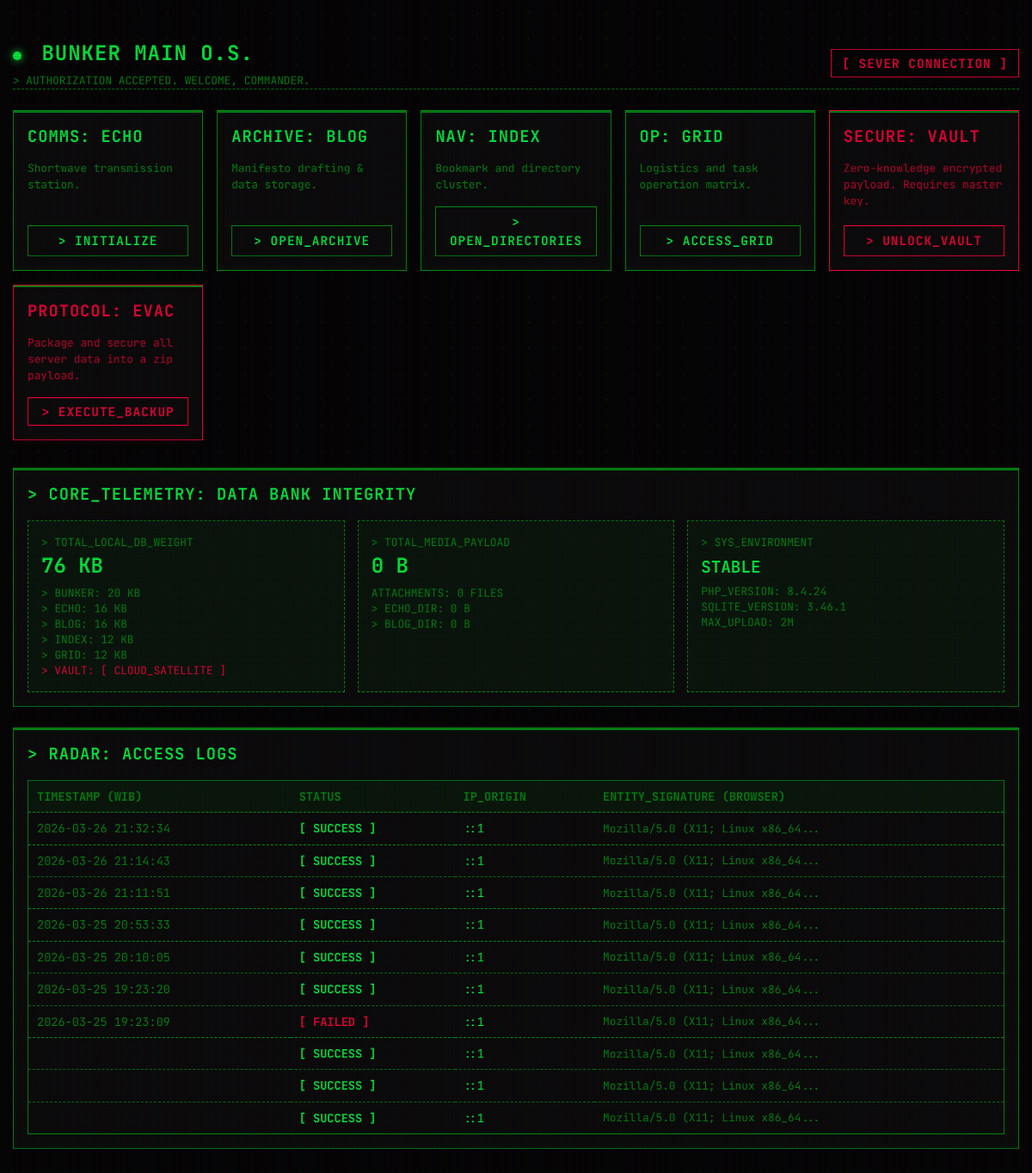
The app's page /bunker/dashboard.php (signed in) with its own data.
### tables this page shows
CREATE TABLE access_logs (
        id INTEGER PRIMARY KEY AUTOINCREMENT,
        ip_address TEXT,
        user_agent TEXT,
        status TEXT,
        created_at DATETIME
    );

### bunker/dashboard.php (the view, shortened to what this page needs)
<?php
function formatBytes($bytes, $precision = 2) {
    $units = ['B', 'KB', 'MB', 'GB', 'TB'];
    $bytes = max($bytes, 0);
    $pow = floor(($bytes ? log($bytes) : 0) / log(1024));
    $pow = min($pow, count($units) - 1);
    $bytes /= (1 << (10 * $pow));
    return round($bytes, $precision) . ' ' . $units[$pow];
}
function getDirStats($dir) {
    $size = 0; $count = 0;
    return ['size' => $size, 'count' => $count];
}
$basePath = realpath(__DIR__ . '/..');
$bunker_db_size = file_exists(__DIR__ . '/bunker_data.sqlite') ? filesize(__DIR__ . '/bunker_data.sqlite') : 0;
$echo_db_size = file_exists($basePath . '/echo/echo_data.sqlite') ? filesize($basePath . '/echo/echo_data.sqlite') : 0;
$blog_db_size = file_exists($basePath . '/blog/blog_data.sqlite') ? filesize($basePath . '/blog/blog_data.sqlite') : 0;
$index_db_size = file_exists($basePath . '/index/index_data.sqlite') ? filesize($basePath . '/index/index_data.sqlite') : 0;
$grid_db_size = file_exists($basePath . '/grid/grid_data.sqlite') ? filesize($basePath . '/grid/grid_data.sqlite') : 0;
$total_db_size = $bunker_db_size + $echo_db_size + $blog_db_size + $index_db_size + $grid_db_size;
$echo_media = getDirStats($basePath . '/echo/uploads');
$blog_media = getDirStats($basePath . '/blog/uploads');
$total_media_size = $echo_media['size'] + $blog_media['size'];
$total_media_count = $echo_media['count'] + $blog_media['count'];
$db_file = __DIR__ . '/bunker_data.sqlite';
try {
    $pdo = new PDO("sqlite:" . $db_file);
    $stmt = $pdo->query("SELECT * FROM access_logs ORDER BY created_at DESC LIMIT 10");
    $logs = $stmt->fetchAll(PDO::FETCH_ASSOC);
} catch (PDOException $e) { $logs = []; }
?>
<!doctype html>
<html lang="en">
<head>
    <link rel="stylesheet" href="../assets/style.css">
</head>
<body>
    <div class="container" style="max-width: 1200px;">
        <div class="d-flex justify-content-between align-items-center border-bottom pb-3 mt-4 mb-4">
            <div>
                <h2 class="mb-0"><span class="status-indicator"></span> BUNKER MAIN O.S.</h2>
                <div class="text-muted fs-small mt-1">> AUTHORIZATION ACCEPTED. WELCOME, COMMANDER.</div>
            </div>
            <form method="POST" style="margin: 0;">
                <button type="submit" class="btn btn-outline-danger" title="Close Session">[ SEVER CONNECTION ]</button>
            </form>
        </div>
        <div class="dashboard-cards">
            <div class="card p-3 dashboard-card">
                <div>
                    <h3 class="mb-1 text-main">COMMS: ECHO</h3>
                    <p class="text-muted fs-small mb-3">Shortwave transmission station.</p>
                </div>
                <a href="../echo/index.php" target="_blank" class="btn btn-dark btn-block btn-hover-green">> INITIALIZE</a>
            </div>
            <div class="card p-3 dashboard-card">
                <div>
                    <h3 class="mb-1 text-main">ARCHIVE: BLOG</h3>
                    <p class="text-muted fs-small mb-3">Manifesto drafting & data storage.</p>
                </div>
                <a href="blog_manager.php" target="_blank" class="btn btn-dark btn-block btn-hover-green">> OPEN_ARCHIVE</a>
            </div>
            <div class="card p-3 dashboard-card">
                <div>
                    <h3 class="mb-1 text-main">NAV: INDEX</h3>
                    <p class="text-muted fs-small mb-3">Bookmark and directory cluster.</p>
                </div>
                <a href="../index/index.php" target="_blank" class="btn btn-dark btn-block btn-hover-green">> OPEN_DIRECTORIES</a>
            </div>
            <div class="card p-3 dashboard-card">
                <div>
                    <h3 class="mb-1 text-main">OP: GRID</h3>
                    <p class="text-muted fs-small mb-3">Logistics and task operation matrix.</p>
                </div>
                <a href="../grid/index.php" target="_blank" class="btn btn-dark btn-block btn-hover-green">> ACCESS_GRID</a>
            </div>
            <div class="card p-3 dashboard-card card-danger">
                <div>
                    <h3 class="mb-1 text-danger">SECURE: VAULT</h3>
                    <p class="text-danger fs-small mb-3" style="opacity: 0.8;">Zero-knowledge encrypted payload. Requires master key.</p>
                </div>
                <a href="../vault/index.php" target="_blank" class="btn btn-outline-danger btn-block">> UNLOCK_VAULT</a>
            </div>
            <div class="card p-3 dashboard-card card-danger">
                <div>
                    <h3 class="mb-1 text-danger">PROTOCOL: EVAC</h3>
                    <p class="text-danger fs-small mb-3" style="opacity: 0.8;">Package and secure all server data into a zip payload.</p>
                </div>
                <form method="POST" onsubmit="return confirm('WARNING: Initiating full system data download. Proceed?');" style="margin: 0;">
                    <button type="submit" class="btn btn-outline-danger btn-block w-100">> EXECUTE_BACKUP</button>
                </form>
            </div>
        </div>
        <div class="card p-3 mb-4">
            <h3 class="mb-3">> CORE_TELEMETRY: DATA BANK INTEGRITY</h3>
            <div class="telemetry-grid">
                <div class="telemetry-item">
                    <div class="text-muted fs-small">> TOTAL_LOCAL_DB_WEIGHT</div>
                    <div class="telemetry-val"><?= formatBytes($total_db_size) ?></div>
                    <div class="fs-small" style="color: var(--text-muted); line-height: 1.4;">
                        <span class="text-main">></span> BUNKER: <?= formatBytes($bunker_db_size) ?><br>
                        <span class="text-main">></span> ECHO: <?= formatBytes($echo_db_size) ?><br>
                        <span class="text-main">></span> BLOG: <?= formatBytes($blog_db_size) ?><br>
                        <span class="text-main">></span> INDEX: <?= formatBytes($index_db_size) ?><br>
                        <span class="text-main">></span> GRID: <?= formatBytes($grid_db_size) ?><br>
                        <span class="text-danger">> VAULT: [ CLOUD_SATELLITE ]</span>
                    </div>
                </div>
                <div class="telemetry-item">
                    <div class="text-muted fs-small">> TOTAL_MEDIA_PAYLOAD</div>
                    <div class="telemetry-val"><?= formatBytes($total_media_size) ?></div>
                    <div class="fs-small" style="color: var(--text-muted); line-height: 1.4;">
                        ATTACHMENTS: <?= $total_media_count ?> FILES<br>
                        <span class="text-main">></span> ECHO_DIR: <?= formatBytes($echo_media['size']) ?><br>
                        <span class="text-main">></span> BLOG_DIR: <?= formatBytes($blog_media['size']) ?>
                    </div>
                </div>
                <div class="telemetry-item">
                    <div class="text-muted fs-small">> SYS_ENVIRONMENT</div>
                    <div class="telemetry-val" style="font-size: 1.2rem; padding-top: 5px;">STABLE</div>
                    <div class="fs-small mt-1" style="color: var(--text-muted); line-height: 1.4;">
                        PHP_VERSION: <?= phpversion() ?><br>
                        SQLITE_VERSION: <?= $pdo->query('select sqlite_version()')->fetchColumn() ?><br>
                        MAX_UPLOAD: <?= ini_get('upload_max_filesize') ?>
                    </div>
                </div>
            </div>
        </div>
        <div class="card p-3 mb-5">
            <h3 class="mb-3">> RADAR: ACCESS LOGS</h3>
            <div class="table-responsive">
                <table>
                    <thead>
                        <tr>
                            <th>TIMESTAMP (WIB)</th>
                            <th>STATUS</th>
                            <th>IP_ORIGIN</th>
                            <th>ENTITY_SIGNATURE (Browser)</th>
                        </tr>
                    </thead>
                    <tbody>
                        <?php if (count($logs) > 0): ?>
                            <?php foreach ($logs as $log): ?>
                                <tr>
                                    <td class="text-muted"><?= htmlspecialchars($log['created_at'] ?? '') ?></td>
                                    <td class="fw-bold <?= ($log['status'] ?? '') === 'SUCCESS' ? 'text-success' : 'text-danger' ?>">
                                        [ <?= htmlspecialchars($log['status'] ?? 'UNKNOWN') ?> ]
                                    </td>
                                    <td><?= htmlspecialchars($log['ip_address'] ?? 'UNKNOWN_IP') ?></td>
                                    <td class="text-muted fs-small" title="<?= htmlspecialchars($log['user_agent'] ?? 'UNKNOWN_ENTITY') ?>">
                                        <?= substr(htmlspecialchars($log['user_agent'] ?? 'UNKNOWN_ENTITY'), 0, 30) ?>...
                                    </td>
                                </tr>
                            <?php endforeach; ?>
                        <?php else: ?>
                            <tr><td colspan="4" class="text-center text-muted">RADAR CLEAR. NO ENTITIES DETECTED.</td></tr>
                        <?php endif; ?>
                    </tbody>
                </table>
            </div>
        </div>
    </div>
</body>
</html>

### assets/style.css (style rules this page uses)
:root { --bg-dark: #030303; --bg-card: #0a0a0a; --text-main: #00ff41; --text-muted: #008f11; --border-color: #008f11; --accent: #00ffff; --danger: #ff003c; --danger-bg: rgba(255, 0, 60, 0.1); --success: #00ff41; }
* { box-sizing: border-box; }
body { font-family: 'JetBrains Mono', 'Courier New', Courier, monospace; background-color: var(--bg-dark); color: var(--text-main); margin: 0; line-height: 1.5; background-image: radial-gradient(circle, #0f0f0f 1px, transparent 1px); background-size: 30px 30px; position: relative; }
body::after { content: " "; display: block; position: fixed; top: 0; left: 0; bottom: 0; right: 0; background: linear-gradient(rgba(18, 16, 16, 0) 50%, rgba(0, 0, 0, 0.25) 50%), linear-gradient(90deg, rgba(255, 0, 0, 0.06), rgba(0, 255, 0, 0.02), rgba(0, 0, 255, 0.06)); z-index: 9999; background-size: 100% 2px, 3px 100%; pointer-events: none; }
.container { max-width: 680px; margin: 0 auto; padding: 20px 15px; position: relative; z-index: 1; }
.d-flex { display: flex; }
.justify-content-between { justify-content: space-between; }
.align-items-center { align-items: center; }
.w-100 { width: 100%; }
.mt-1 { margin-top: 0.25rem; }
.mt-4 { margin-top: 1.5rem; }
.mb-0 { margin-bottom: 0; }
.mb-1 { margin-bottom: 0.25rem; }
.mb-3 { margin-bottom: 1rem; }
.mb-4 { margin-bottom: 1.5rem; }
.mb-5 { margin-bottom: 3rem; }
.p-3 { padding: 1rem; }
h1, h2, h3, h4 { margin-top: 0; font-weight: bold; text-transform: uppercase; letter-spacing: 1px; }
a { color: var(--accent); text-decoration: none; }
.text-muted { color: var(--text-muted); font-size: 0.85rem; }
.text-success { color: var(--success); }
.text-danger { color: var(--danger); }
.fs-small { font-size: 0.8rem; }
.fw-bold { font-weight: bold; }
.border-bottom { border-bottom: 1px dashed var(--border-color) !important; }
.card { background-color: var(--bg-card); border: 1px solid var(--border-color); border-radius: 0; box-shadow: inset 0 0 10px rgba(0, 143, 17, 0.1); position: relative; }
.card::before { content: ''; position: absolute; top: 0; left: 0; right: 0; height: 2px; background: var(--text-muted); }
.btn { display: inline-block; padding: 0.375rem 0.75rem; font-family: inherit; font-size: 0.9rem; cursor: pointer; border-radius: 0; text-align: center; border: 1px solid transparent; transition: 0.2s; text-transform: uppercase; font-weight: bold; letter-spacing: 1px; }
.btn-block { display: block; width: 100%; }
.btn-dark { background-color: transparent; color: var(--text-main); border-color: var(--border-color) !important; }
.btn-outline-danger { background-color: transparent; color: var(--danger); border-color: var(--danger); }
.table-responsive { overflow-x: auto; }
table { width: 100%; border-collapse: collapse; font-size: 0.85rem; border: 1px solid var(--border-color); }
th, td { padding: 8px 10px; text-align: left; border-bottom: 1px dashed var(--border-color); }
th { color: var(--text-muted); text-transform: uppercase; background: rgba(0, 143, 17, 0.1); }

### bunker/dashboard.php (style rules this page uses)
.dashboard-cards { display: grid; grid-template-columns: repeat(auto-fit, minmax(220px, 1fr)); gap: 1rem; margin-bottom: 2rem; }
.dashboard-card { display: flex; flex-direction: column; justify-content: space-between; }
.status-indicator { display: inline-block; width: 10px; height: 10px; background: var(--text-main); border-radius: 50%; box-shadow: 0 0 10px var(--text-main); margin-right: 8px; animation: pulse 2s infinite; }
.telemetry-grid { display: grid; grid-template-columns: repeat(auto-fit, minmax(200px, 1fr)); gap: 15px; }
.telemetry-item { background: rgba(0,255,65,0.05); border: 1px dashed var(--border-color); padding: 15px; }
.telemetry-val { font-size: 1.5rem; font-weight: bold; color: var(--text-main); margin-bottom: 5px; }
.card.card-danger { border-color: var(--danger) !important; border-top-color: var(--danger) !important; box-shadow: inset 0 0 10px rgba(255,0,60,0.05); }
.btn-hover-green { transition: 0.3s; }

### records on screen
access_logs: created_at "2026-03-26 21:32:34", status "SUCCESS", ip_address "::1", user_agent "Mozilla/5.0 (X11; Linux x86_64"
access_logs: created_at "2026-03-26 21:14:43", status "SUCCESS", ip_address "::1", user_agent "Mozilla/5.0 (X11; Linux x86_64"
access_logs: created_at "2026-03-26 21:11:51", status "SUCCESS", ip_address "::1", user_agent "Mozilla/5.0 (X11; Linux x86_64"
access_logs: created_at "2026-03-25 20:53:33", status "SUCCESS", ip_address "::1", user_agent "Mozilla/5.0 (X11; Linux x86_64"
access_logs: created_at "2026-03-25 20:10:05", status "SUCCESS", ip_address "::1", user_agent "Mozilla/5.0 (X11; Linux x86_64"
access_logs: created_at "2026-03-25 19:23:20", status "SUCCESS", ip_address "::1", user_agent "Mozilla/5.0 (X11; Linux x86_64"
access_logs: created_at "2026-03-25 19:23:09", status "FAILED", ip_address "::1", user_agent "Mozilla/5.0 (X11; Linux x86_64"
access_logs: status "SUCCESS", ip_address "::1", user_agent "Mozilla/5.0 (X11; Linux x86_64"
access_logs: status "SUCCESS", ip_address "::1", user_agent "Mozilla/5.0 (X11; Linux x86_64"
access_logs: status "SUCCESS", ip_address "::1", user_agent "Mozilla/5.0 (X11; Linux x86_64"

### other values on screen
formatBytes($total_db_size) "76 KB"
formatBytes($bunker_db_size) "20 KB"
formatBytes($echo_db_size) "16 KB"
formatBytes($blog_db_size) "16 KB"
formatBytes($index_db_size) "12 KB"
formatBytes($grid_db_size) "12 KB"
formatBytes($total_media_size) "0 B"
$total_media_count "0"
formatBytes($echo_media['size']) "0 B"
formatBytes($blog_media['size']) "0 B"
phpversion() "8.4.24"
$pdo->query('select sqlite_version()')->fetchColumn() "3.46.1"
ini_get('upload_max_filesize') "2M"
